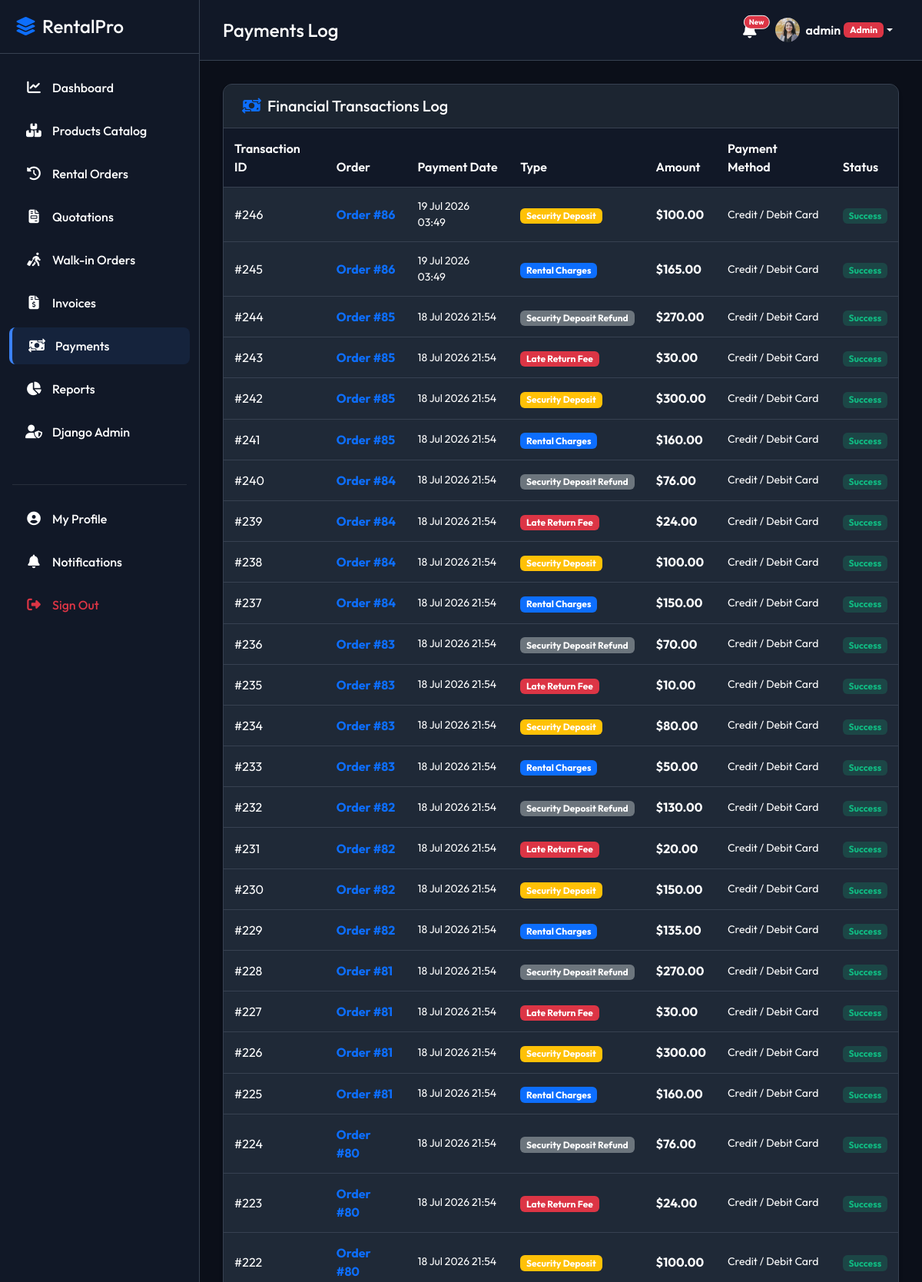
Screenshot of /payments/history/ (signed in, upper part) with the database file from the repository.
### customers/models.py (models this page shows, shortened)
class Customer(models.Model):
    user = models.OneToOneField(
        User, on_delete=models.CASCADE, related_name='customer_profile',
        null=True, blank=True
    )
    walk_in_name = models.CharField(max_length=200, blank=True, null=True)
    is_walk_in = models.BooleanField(default=False)
    phone = models.CharField(max_length=20, blank=True, null=True)
    profile_image = models.ImageField(upload_to='profile_images/', blank=True, null=True)
    saved_address = models.TextField(blank=True, null=True)
    payment_info = models.CharField(max_length=100, blank=True, null=True, help_text="Card details placeholder (e.g. Visa **** 1234)")

### payments/models.py (models this page shows, shortened)
class Payment(models.Model):
    TYPE_CHOICES = [
        ('rental', 'Rental Charges'),
        ('deposit', 'Security Deposit'),
        ('late_fee', 'Late Return Fee'),
        ('refund', 'Security Deposit Refund'),
    ]
    METHOD_CHOICES = [
        ('card', 'Credit / Debit Card'),
        ('cash', 'Cash payment'),
        ('deposit_deduct', 'Deposit Deduction'),
        ('bank_transfer', 'Bank Transfer'),
    ]
    STATUS_CHOICES = [
        ('success', 'Success'),
        ('failed', 'Failed'),
    ]
    order = models.ForeignKey(RentalOrder, on_delete=models.CASCADE, related_name='payments')
    amount = models.DecimalField(max_digits=10, decimal_places=2)
    payment_type = models.CharField(max_length=20, choices=TYPE_CHOICES)
    payment_method = models.CharField(max_length=20, choices=METHOD_CHOICES, default='card')
    date = models.DateTimeField(auto_now_add=True)
    status = models.CharField(max_length=10, choices=STATUS_CHOICES, default='success')

### rentals/models.py (models this page shows, shortened)
class RentalOrder(models.Model):
    STATUS_CHOICES = [
        ('draft', 'Draft'),
        ('quotation', 'Quotation'),
        ('confirmed', 'Confirmed / Reserved'),
        ('picked_up', 'Picked Up / Active'),
        ('returned', 'Returned / Completed'),
        ('overdue', 'Overdue'),
        ('cancelled', 'Cancelled'),
    ]
    DELIVERY_CHOICES = [
        ('pickup', 'Customer Pickup'),
        ('delivery', 'Delivery to Address'),
    ]
    PAYMENT_STATUS_CHOICES = [
        ('unpaid', 'Unpaid'),
        ('deposit_paid', 'Deposit Paid Only'),
        ('fully_paid', 'Fully Paid'),
        ('refunded', 'Refunded'),
    ]
    ORDER_TYPE_CHOICES = [
        ('online', 'Online Order'),
        ('walk_in', 'Walk-in Order'),
    ]
    customer = models.ForeignKey(Customer, on_delete=models.CASCADE, related_name='rental_orders')
    status = models.CharField(max_length=20, choices=STATUS_CHOICES, default='draft')
    order_type = models.CharField(max_length=10, choices=ORDER_TYPE_CHOICES, default='online')
    order_date = models.DateTimeField(auto_now_add=True)
    pickup_date = models.DateTimeField(help_text="Scheduled pickup start date and time")
    return_date = models.DateTimeField(help_text="Scheduled return end date and time")
    rental_days = models.PositiveIntegerField(default=1, help_text="Number of rental days")
    total_amount = models.DecimalField(max_digits=10, decimal_places=2, default='0.00')
    security_deposit_total = models.DecimalField(max_digits=10, decimal_places=2, default='0.00')
    delivery_type = models.CharField(max_length=15, choices=DELIVERY_CHOICES, default='pickup')
    shipping_address = models.TextField(blank=True, null=True)
    payment_status = models.CharField(max_length=20, choices=PAYMENT_STATUS_CHOICES, default='unpaid')
    created_by = models.ForeignKey(
        User, on_delete=models.SET_NULL, blank=True, null=True,
        related_name='created_rental_orders'
    )

### payments/views.py (the view)
# urls.py: path('history/', views.payment_list, name='payment_list'),
@login_required
def payment_list(request):
    is_admin_user = is_admin(request.user)
    if is_admin_user:
        payments = Payment.objects.all().order_by('-id')
    elif is_salesperson(request.user):
        payments = Payment.objects.filter(order__created_by=request.user).order_by('-id')
    else:
        try:
            customer = request.user.customer_profile
            payments = Payment.objects.filter(order__customer=customer).order_by('-id')
        except Customer.DoesNotExist:
            payments = Payment.objects.none()
    return render(request, 'payments/payment_list.html', {
        'payments': payments,
        'is_admin': is_admin_user
    })

### accounts/context_processors.py (called while the page is built)
def customer_profile_context(request):
    if request.user.is_authenticated:
        try:
            profile = request.user.customer_profile
        except Customer.DoesNotExist:
            profile = None
    else:
        profile = None
    return {
        'customer_profile': profile,
        'user_role': get_user_role(request.user),
    }

### accounts/permissions.py (called while the page is built)
def get_user_role(user):
    if not user.is_authenticated:
        return None
    try:
        return user.profile.role
    except Exception:
        return 'admin' if (user.is_superuser or user.is_staff) else 'customer'

def is_admin(user):
    return get_user_role(user) == 'admin'

### templates/payments/payment_list.html (shortened to what this page needs)
{% extends "base.html" %}
{% block page_header %}Payments Log{% endblock %}
{% block content %}
<div class="card card-custom">
    <div class="card-header">
        <h5 class="m-0 text-white"><i class="fa-solid fa-money-bill-transfer text-primary me-2"></i>Financial Transactions Log</h5>
    </div>
    <div class="card-body p-0">
        <div class="table-responsive">
            <table class="table table-dark table-hover table-custom m-0">
                <thead>
                    <tr>
                        <th>Transaction ID</th>
                        <th>Order</th>
                        <th>Payment Date</th>
                        <th>Type</th>
                        <th>Amount</th>
                        <th>Payment Method</th>
                        <th>Status</th>
                    </tr>
                </thead>
                <tbody>
                    {% for p in payments %}
                        <tr>
                            <td>#{{ p.id }}</td>
                            <td><a href="{% url 'rentals:order_detail' p.order.pk %}" class="text-primary text-decoration-none fw-bold">Order #{{ p.order.id }}</a></td>
                            <td class="small text-white">{{ p.date|date:"d M Y H:i" }}</td>
                            <td>
                                <span class="badge {% if p.payment_type == 'rental' %}bg-primary{% elif p.payment_type == 'deposit' %}bg-warning{% elif p.payment_type == 'late_fee' %}bg-danger{% else %}bg-secondary{% endif %}">
                                    {{ p.get_payment_type_display }}
                                </span>
                            </td>
                            <td class="fw-bold">${{ p.amount }}</td>
                            <td class="small text-white">{{ p.get_payment_method_display }}</td>
                            <td>
                                <span class="badge {% if p.status == 'success' %}badge-active{% else %}badge-danger{% endif %}">
                                    {{ p.get_status_display }}
                                </span>
                            </td>
                        </tr>
                    {% empty %}
                        <tr>
                            <td colspan="7" class="text-center text-muted py-5 small">No transaction records logged.</td>
                        </tr>
                    {% endfor %}
                </tbody>
            </table>
        </div>
    </div>
</div>
{% endblock %}

### templates/base.html (shortened to what this page needs)
<!DOCTYPE html>
<html lang="en">
<head>
    <link href="https://cdn.jsdelivr.net/npm/bootstrap@5.3.0/dist/css/bootstrap.min.css" rel="stylesheet">
    <link rel="stylesheet" href="https://cdnjs.cloudflare.com/ajax/libs/font-awesome/6.4.0/css/all.min.css">
</head>
<body>
    <div id="sidebar">
        <div class="sidebar-header d-flex align-items-center justify-content-between">
            <h4 class="m-0 text-white"><i class="fa-solid fa-layer-group text-primary me-2"></i>RentalPro</h4>
        </div>
        <ul class="nav flex-column mt-3">
            {% if user.is_authenticated %}
                <li class="nav-item">
                    <a href="{% url 'dashboard:home' %}" class="nav-link {% if '/dashboard/' in request.path %}active{% endif %}">
                        <i class="fa-solid fa-chart-line"></i> Dashboard
                    </a>
                </li>
                <li class="nav-item">
                    <a href="{% url 'products:product_list' %}" class="nav-link {% if '/products/' in request.path %}active{% endif %}">
                        <i class="fa-solid fa-boxes-stacked"></i> Products Catalog
                    </a>
                </li>
                <li class="nav-item">
                    <a href="{% url 'rentals:order_list' %}" class="nav-link {% if '/rentals/orders/' in request.path %}active{% endif %}">
                        <i class="fa-solid fa-clock-rotate-left"></i> Rental Orders
                    </a>
                </li>
                <li class="nav-item">
                    <a href="{% url 'quotation:quotation_list' %}" class="nav-link {% if '/quotation/' in request.path %}active{% endif %}">
                        <i class="fa-solid fa-file-invoice"></i> Quotations
                    </a>
                </li>
                {% if user_role == 'admin' or user_role == 'salesperson' %}
                <li class="nav-item">
                    <a href="{% url 'rentals:walk_in_order_create' %}" class="nav-link {% if '/walk-in/' in request.path %}active{% endif %}">
                        <i class="fa-solid fa-person-walking-luggage"></i> Walk-in Orders
                    </a>
                </li>
                <li class="nav-item">
                    <a href="{% url 'payments:invoice_list' %}" class="nav-link {% if '/payments/invoices/' in request.path %}active{% endif %}">
                        <i class="fa-solid fa-file-invoice-dollar"></i> Invoices
                    </a>
                </li>
                <li class="nav-item">
                    <a href="{% url 'payments:payment_list' %}" class="nav-link {% if '/payments/history/' in request.path %}active{% endif %}">
                        <i class="fa-solid fa-money-bill-transfer"></i> Payments
                    </a>
                </li>
                <li class="nav-item">
                    <a href="{% url 'reports:reports_home' %}" class="nav-link {% if '/reports/' in request.path %}active{% endif %}">
                        <i class="fa-solid fa-chart-pie"></i> Reports
                    </a>
                </li>
                <li class="nav-item">
                    <a href="{% url 'admin:index' %}" class="nav-link" target="_blank">
                        <i class="fa-solid fa-user-shield"></i> Django Admin
                    </a>
                </li>
                {% endif %}
                <li class="nav-item mt-4">
                    <hr class="border-secondary mx-3">
                </li>
                <li class="nav-item">
                    <a href="{% url 'accounts:profile' %}" class="nav-link {% if '/accounts/profile/' in request.path %}active{% endif %}">
                        <i class="fa-solid fa-circle-user"></i> My Profile
                    </a>
                </li>
                <li class="nav-item">
                    <a href="{% url 'notifications:notification_list' %}" class="nav-link {% if '/notifications/' in request.path %}active{% endif %}">
                        <i class="fa-solid fa-bell"></i> Notifications
                    </a>
                </li>
                <li class="nav-item">
                    <a href="{% url 'accounts:logout' %}" class="nav-link text-danger">
                        <i class="fa-solid fa-right-from-bracket"></i> Sign Out
                    </a>
                </li>
            {% endif %}
        </ul>
    </div>
    <div id="content-wrapper">
        <nav class="navbar navbar-expand main-navbar">
            <div class="container-fluid p-0">
                <h4 class="text-white m-0 d-none d-md-block">{% block page_header %}Rental Operations{% endblock %}</h4>
                <ul class="navbar-nav ms-auto align-items-center">
                    {% if user.is_authenticated %}
                        <li class="nav-item me-3">
                            <a href="{% url 'notifications:notification_list' %}" class="position-relative text-white">
                                <i class="fa-solid fa-bell fa-lg"></i>
                                <span class="position-absolute top-0 start-100 translate-middle badge rounded-pill bg-danger border border-light" style="font-size: 0.6rem;">
                                    New
                                </span>
                            </a>
                        </li>
                        <li class="nav-item dropdown">
                            <a class="nav-link dropdown-toggle text-white d-flex align-items-center" href="#" role="button" data-bs-toggle="dropdown" aria-expanded="false">
                                {% if customer_profile and customer_profile.profile_image %}
                                    <img src="{{ customer_profile.profile_image.url }}" class="rounded-circle me-2" width="32" height="32" style="object-fit: cover;">
                                {% else %}
                                    <div class="rounded-circle bg-primary d-flex align-items-center justify-content-center text-white me-2" style="width: 32px; height: 32px; font-weight: bold;">
                                        {{ user.username|slice:":1"|upper }}
                                    </div>
                                {% endif %}
                                <span class="d-none d-sm-inline fw-semibold">{{ user.username }}</span>
                                {% if user_role == 'admin' %}<span class="badge bg-danger ms-1 small">Admin</span>{% elif user_role == 'salesperson' %}<span class="badge bg-primary ms-1 small">Sales</span>{% endif %}
                            </a>
                        </li>
                    {% endif %}
                </ul>
            </div>
        </nav>
        <div class="content-body">
            {% block content %}{% endblock %}
        </div>
    </div>
</body>
</html>

### templates/base.html (style rules this page uses)
:root { --primary-bg: #111827; --secondary-bg: #1f2937; --accent-color: #3b82f6; --accent-hover: #2563eb; --text-main: #f3f4f6; --text-muted: #ffffff; --sidebar-width: 260px; }
body { font-family: 'Outfit', sans-serif; background-color: #0b0f19; color: var(--text-main); overflow-x: hidden; min-height: 100vh; }
#sidebar { width: var(--sidebar-width); background-color: var(--primary-bg); border-right: 1px solid #374151; position: fixed; top: 0; bottom: 0; left: 0; z-index: 100; transition: all 0.3s; }
#sidebar .sidebar-header { padding: 20px; border-bottom: 1px solid #374151; }
#sidebar .nav-link { color: var(--text-muted); padding: 12px 20px; font-weight: 500; display: flex; align-items: center; border-radius: 8px; margin: 4px 12px; transition: all 0.2s; }
#sidebar .nav-link i { margin-right: 12px; font-size: 1.1rem; width: 24px; text-align: center; }
#sidebar .nav-link:hover, #sidebar .nav-link.active { color: #ffffff; background-color: var(--secondary-bg); }
#sidebar .nav-link.active { border-left: 4px solid var(--accent-color); background-color: rgba(59, 130, 246, 0.1); }
#content-wrapper { margin-left: var(--sidebar-width); min-height: 100vh; display: flex; flex-direction: column; transition: all 0.3s; }
.main-navbar { background-color: var(--primary-bg); border-bottom: 1px solid #374151; padding: 15px 30px; }
.content-body { padding: 30px; flex-grow: 1; }
.card-custom { background-color: var(--secondary-bg); border: 1px solid #374151; border-radius: 12px; box-shadow: 0 4px 6px -1px rgba(0, 0, 0, 0.1), 0 2px 4px -1px rgba(0, 0, 0, 0.06); margin-bottom: 24px; color: var(--text-main); }
.card-custom .card-header { background-color: rgba(0, 0, 0, 0.1); border-bottom: 1px solid #374151; padding: 16px 24px; font-weight: 600; }
.card-custom .card-body { padding: 24px; }
.table-custom { color: var(--text-main); }
.table-custom th { font-weight: 600; background-color: #111827 !important; border-color: #374151; color: var(--text-muted); padding: 14px; }
.table-custom td { background-color: var(--secondary-bg) !important; border-color: #374151; padding: 14px; vertical-align: middle; }
.badge-active { background-color: rgba(16, 185, 129, 0.2); color: #10b981; }

### rows the page displays
Customer: profile_image (picture)
Payment: id "246", order.id "86", date "19 Jul 2026 03:49", payment_type "Security Deposit", amount "100.00", payment_method "Credit / Debit Card", status "Success"
Payment: id "245", order.id "86", date "19 Jul 2026 03:49", payment_type "Rental Charges", amount "165.00", payment_method "Credit / Debit Card", status "Success"
Payment: id "244", order.id "85", date "18 Jul 2026 21:54", payment_type "Security Deposit Refund", amount "270.00", payment_method "Credit / Debit Card", status "Success"
Payment: id "243", order.id "85", date "18 Jul 2026 21:54", payment_type "Late Return Fee", amount "30.00", payment_method "Credit / Debit Card", status "Success"
Payment: id "242", order.id "85", date "18 Jul 2026 21:54", payment_type "Security Deposit", amount "300.00", payment_method "Credit / Debit Card", status "Success"
Payment: id "241", order.id "85", date "18 Jul 2026 21:54", payment_type "Rental Charges", amount "160.00", payment_method "Credit / Debit Card", status "Success"
Payment: id "240", order.id "84", date "18 Jul 2026 21:54", payment_type "Security Deposit Refund", amount "76.00", payment_method "Credit / Debit Card", status "Success"
Payment: id "239", order.id "84", date "18 Jul 2026 21:54", payment_type "Late Return Fee", amount "24.00", payment_method "Credit / Debit Card", status "Success"
Payment: id "238", order.id "84", date "18 Jul 2026 21:54", payment_type "Security Deposit", amount "100.00", payment_method "Credit / Debit Card", status "Success"
Payment: id "237", order.id "84", date "18 Jul 2026 21:54", payment_type "Rental Charges", amount "150.00", payment_method "Credit / Debit Card", status "Success"
Payment: id "236", order.id "83", date "18 Jul 2026 21:54", payment_type "Security Deposit Refund", amount "70.00", payment_method "Credit / Debit Card", status "Success"
Payment: id "235", order.id "83", date "18 Jul 2026 21:54", payment_type "Late Return Fee", amount "10.00", payment_method "Credit / Debit Card", status "Success"
Payment: id "234", order.id "83", date "18 Jul 2026 21:54", payment_type "Security Deposit", amount "80.00", payment_method "Credit / Debit Card", status "Success"
Payment: id "233", order.id "83", date "18 Jul 2026 21:54", payment_type "Rental Charges", amount "50.00", payment_method "Credit / Debit Card", status "Success"
Payment: id "232", order.id "82", date "18 Jul 2026 21:54", payment_type "Security Deposit Refund", amount "130.00", payment_method "Credit / Debit Card", status "Success"
Payment: id "231", order.id "82", date "18 Jul 2026 21:54", payment_type "Late Return Fee", amount "20.00", payment_method "Credit / Debit Card", status "Success"
Payment: id "230", order.id "82", date "18 Jul 2026 21:54", payment_type "Security Deposit", amount "150.00", payment_method "Credit / Debit Card", status "Success"
Payment: id "229", order.id "82", date "18 Jul 2026 21:54", payment_type "Rental Charges", amount "135.00", payment_method "Credit / Debit Card", status "Success"
Payment: id "228", order.id "81", date "18 Jul 2026 21:54", payment_type "Security Deposit Refund", amount "270.00", payment_method "Credit / Debit Card", status "Success"
Payment: id "227", order.id "81", date "18 Jul 2026 21:54", payment_type "Late Return Fee", amount "30.00", payment_method "Credit / Debit Card", status "Success"
Payment: id "226", order.id "81", date "18 Jul 2026 21:54", payment_type "Security Deposit", amount "300.00", payment_method "Credit / Debit Card", status "Success"
Payment: id "225", order.id "81", date "18 Jul 2026 21:54", payment_type "Rental Charges", amount "160.00", payment_method "Credit / Debit Card", status "Success"
Payment: id "224", order.id "80", date "18 Jul 2026 21:54", payment_type "Security Deposit Refund", amount "76.00", payment_method "Credit / Debit Card", status "Success"
Payment: id "223", order.id "80", date "18 Jul 2026 21:54", payment_type "Late Return Fee", amount "24.00", payment_method "Credit / Debit Card", status "Success"
Payment: id "222", order.id "80", date "18 Jul 2026 21:54", payment_type "Security Deposit", amount "100.00", payment_method "Credit / Debit Card", status "Success"

### other values shown
{{ user.username }} "admin"
